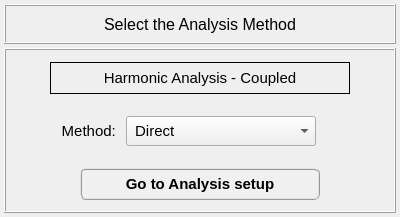
<?xml version="1.0" encoding="UTF-8"?>
<ui version="4.0">
 <class>Dialog</class>
 <widget class="QDialog" name="Dialog">
  <property name="windowModality">
   <enum>Qt::NonModal</enum>
  </property>
  <property name="geometry">
   <rect>
    <x>0</x>
    <y>0</y>
    <width>400</width>
    <height>217</height>
   </rect>
  </property>
  <property name="sizePolicy">
   <sizepolicy hsizetype="Fixed" vsizetype="Fixed">
    <horstretch>0</horstretch>
    <verstretch>0</verstretch>
   </sizepolicy>
  </property>
  <property name="minimumSize">
   <size>
    <width>400</width>
    <height>217</height>
   </size>
  </property>
  <property name="maximumSize">
   <size>
    <width>400</width>
    <height>217</height>
   </size>
  </property>
  <property name="contextMenuPolicy">
   <enum>Qt::DefaultContextMenu</enum>
  </property>
  <property name="windowTitle">
   <string>Harmonic analysis: method selection</string>
  </property>
  <property name="windowIcon">
   <iconset>
    <normaloff>../../../../../../Downloads/load - Copia.png</normaloff>../../../../../../Downloads/load - Copia.png</iconset>
  </property>
  <property name="whatsThis">
   <string/>
  </property>
  <layout class="QGridLayout" name="gridLayout">
   <property name="leftMargin">
    <number>4</number>
   </property>
   <property name="topMargin">
    <number>4</number>
   </property>
   <property name="rightMargin">
    <number>4</number>
   </property>
   <property name="bottomMargin">
    <number>4</number>
   </property>
   <property name="spacing">
    <number>4</number>
   </property>
   <item row="0" column="0">
    <widget class="QFrame" name="frame">
     <property name="minimumSize">
      <size>
       <width>0</width>
       <height>40</height>
      </size>
     </property>
     <property name="maximumSize">
      <size>
       <width>16777215</width>
       <height>40</height>
      </size>
     </property>
     <property name="font">
      <font>
       <family>Arial</family>
       <pointsize>12</pointsize>
       <weight>75</weight>
       <bold>true</bold>
      </font>
     </property>
     <property name="frameShape">
      <enum>QFrame::Box</enum>
     </property>
     <property name="frameShadow">
      <enum>QFrame::Raised</enum>
     </property>
     <property name="lineWidth">
      <number>1</number>
     </property>
     <layout class="QGridLayout" name="gridLayout_2">
      <property name="leftMargin">
       <number>2</number>
      </property>
      <property name="topMargin">
       <number>2</number>
      </property>
      <property name="rightMargin">
       <number>2</number>
      </property>
      <property name="bottomMargin">
       <number>2</number>
      </property>
      <property name="spacing">
       <number>2</number>
      </property>
      <item row="0" column="0">
       <widget class="QLabel" name="label">
        <property name="font">
         <font>
          <family>MS Shell Dlg 2</family>
          <pointsize>12</pointsize>
          <weight>50</weight>
          <italic>false</italic>
          <bold>false</bold>
         </font>
        </property>
        <property name="text">
         <string>Select the Analysis Method</string>
        </property>
        <property name="textFormat">
         <enum>Qt::AutoText</enum>
        </property>
        <property name="alignment">
         <set>Qt::AlignCenter</set>
        </property>
       </widget>
      </item>
     </layout>
    </widget>
   </item>
   <item row="1" column="0">
    <widget class="QFrame" name="frame_2">
     <property name="font">
      <font>
       <family>Arial</family>
       <pointsize>12</pointsize>
       <weight>75</weight>
       <bold>true</bold>
      </font>
     </property>
     <property name="frameShape">
      <enum>QFrame::Box</enum>
     </property>
     <property name="frameShadow">
      <enum>QFrame::Raised</enum>
     </property>
     <layout class="QGridLayout" name="gridLayout_6">
      <property name="leftMargin">
       <number>4</number>
      </property>
      <property name="topMargin">
       <number>4</number>
      </property>
      <property name="rightMargin">
       <number>4</number>
      </property>
      <property name="bottomMargin">
       <number>4</number>
      </property>
      <item row="0" column="0">
       <widget class="QFrame" name="frame_3">
        <property name="minimumSize">
         <size>
          <width>360</width>
          <height>48</height>
         </size>
        </property>
        <property name="maximumSize">
         <size>
          <width>360</width>
          <height>48</height>
         </size>
        </property>
        <property name="frameShape">
         <enum>QFrame::NoFrame</enum>
        </property>
        <property name="frameShadow">
         <enum>QFrame::Raised</enum>
        </property>
        <layout class="QGridLayout" name="gridLayout_3">
         <property name="leftMargin">
          <number>4</number>
         </property>
         <property name="topMargin">
          <number>4</number>
         </property>
         <property name="rightMargin">
          <number>4</number>
         </property>
         <property name="bottomMargin">
          <number>4</number>
         </property>
         <item row="0" column="0">
          <widget class="QLabel" name="label_title">
           <property name="minimumSize">
            <size>
             <width>300</width>
             <height>32</height>
            </size>
           </property>
           <property name="maximumSize">
            <size>
             <width>300</width>
             <height>32</height>
            </size>
           </property>
           <property name="font">
            <font>
             <family>MS Shell Dlg 2</family>
             <pointsize>11</pointsize>
             <weight>50</weight>
             <italic>false</italic>
             <bold>false</bold>
            </font>
           </property>
           <property name="frameShape">
            <enum>QFrame::Box</enum>
           </property>
           <property name="frameShadow">
            <enum>QFrame::Plain</enum>
           </property>
           <property name="text">
            <string>Harmonic Analysis - Coupled</string>
           </property>
           <property name="textFormat">
            <enum>Qt::AutoText</enum>
           </property>
           <property name="alignment">
            <set>Qt::AlignCenter</set>
           </property>
          </widget>
         </item>
        </layout>
       </widget>
      </item>
      <item row="1" column="0">
       <widget class="QFrame" name="frame_4">
        <property name="minimumSize">
         <size>
          <width>360</width>
          <height>48</height>
         </size>
        </property>
        <property name="maximumSize">
         <size>
          <width>360</width>
          <height>48</height>
         </size>
        </property>
        <property name="frameShape">
         <enum>QFrame::NoFrame</enum>
        </property>
        <property name="frameShadow">
         <enum>QFrame::Raised</enum>
        </property>
        <layout class="QGridLayout" name="gridLayout_5">
         <property name="leftMargin">
          <number>0</number>
         </property>
         <property name="topMargin">
          <number>0</number>
         </property>
         <property name="rightMargin">
          <number>0</number>
         </property>
         <property name="bottomMargin">
          <number>0</number>
         </property>
         <item row="0" column="0">
          <widget class="QLabel" name="label_2">
           <property name="minimumSize">
            <size>
             <width>100</width>
             <height>0</height>
            </size>
           </property>
           <property name="maximumSize">
            <size>
             <width>100</width>
             <height>16777215</height>
            </size>
           </property>
           <property name="font">
            <font>
             <family>MS Shell Dlg 2</family>
             <pointsize>11</pointsize>
             <weight>50</weight>
             <bold>false</bold>
            </font>
           </property>
           <property name="text">
            <string>Method: </string>
           </property>
           <property name="alignment">
            <set>Qt::AlignRight|Qt::AlignTrailing|Qt::AlignVCenter</set>
           </property>
          </widget>
         </item>
         <item row="0" column="1">
          <widget class="QComboBox" name="comboBox">
           <property name="minimumSize">
            <size>
             <width>190</width>
             <height>30</height>
            </size>
           </property>
           <property name="maximumSize">
            <size>
             <width>190</width>
             <height>30</height>
            </size>
           </property>
           <property name="font">
            <font>
             <family>MS Shell Dlg 2</family>
             <pointsize>11</pointsize>
             <weight>50</weight>
             <italic>false</italic>
             <bold>false</bold>
            </font>
           </property>
           <property name="toolTip">
            <string>&lt;html&gt;&lt;head/&gt;&lt;body&gt;&lt;p align=&quot;center&quot;&gt;&lt;br/&gt;&lt;/p&gt;&lt;/body&gt;&lt;/html&gt;</string>
           </property>
           <property name="insertPolicy">
            <enum>QComboBox::NoInsert</enum>
           </property>
           <item>
            <property name="text">
             <string> Direct</string>
            </property>
           </item>
           <item>
            <property name="text">
             <string>Mode Superposition</string>
            </property>
           </item>
          </widget>
         </item>
         <item row="0" column="2">
          <widget class="QFrame" name="frame_6">
           <property name="frameShape">
            <enum>QFrame::NoFrame</enum>
           </property>
           <property name="frameShadow">
            <enum>QFrame::Raised</enum>
           </property>
          </widget>
         </item>
        </layout>
       </widget>
      </item>
      <item row="2" column="0">
       <widget class="QFrame" name="frame_5">
        <property name="minimumSize">
         <size>
          <width>360</width>
          <height>48</height>
         </size>
        </property>
        <property name="maximumSize">
         <size>
          <width>360</width>
          <height>48</height>
         </size>
        </property>
        <property name="frameShape">
         <enum>QFrame::NoFrame</enum>
        </property>
        <property name="frameShadow">
         <enum>QFrame::Raised</enum>
        </property>
        <layout class="QGridLayout" name="gridLayout_4">
         <property name="leftMargin">
          <number>0</number>
         </property>
         <property name="topMargin">
          <number>0</number>
         </property>
         <property name="rightMargin">
          <number>0</number>
         </property>
         <property name="bottomMargin">
          <number>0</number>
         </property>
         <property name="spacing">
          <number>0</number>
         </property>
         <item row="0" column="0">
          <widget class="QPushButton" name="pushButton_2">
           <property name="minimumSize">
            <size>
             <width>240</width>
             <height>32</height>
            </size>
           </property>
           <property name="maximumSize">
            <size>
             <width>240</width>
             <height>32</height>
            </size>
           </property>
           <property name="font">
            <font>
             <family>MS Shell Dlg 2</family>
             <pointsize>11</pointsize>
             <weight>75</weight>
             <italic>false</italic>
             <bold>true</bold>
            </font>
           </property>
           <property name="styleSheet">
            <string notr="true">QPushButton{border-radius: 6px; border-color: rgb(150, 150, 150); border-style: ridge; border-width: 2px; color: rgb(0, 0, 0); background-color: rgb(240, 240, 240); font: 75 bold 11pt &quot;MS Shell Dlg 2&quot;}
QPushButton:hover{border-radius: 6px; border-color: rgb(0, 170, 255); border-style: ridge; border-width: 2px; color: rgb(0, 0, 0); background-color: rgba(174, 213, 255, 100); font: 75 bold 11pt &quot;MS Shell Dlg 2&quot;}
QPushButton:pressed{border-radius: 6px; border-color: rgb(0, 170, 255); border-style: ridge; border-width: 3px; color: rgb(0, 0, 0); background-color: rgb(174, 213, 255); font: 75 bold 11pt &quot;MS Shell Dlg 2&quot;}</string>
           </property>
           <property name="text">
            <string>Go to Analysis setup</string>
           </property>
          </widget>
         </item>
        </layout>
       </widget>
      </item>
     </layout>
    </widget>
   </item>
  </layout>
 </widget>
 <resources/>
 <connections/>
</ui>
